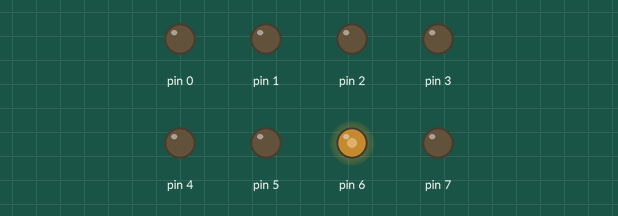
The sketch below on a simulated Arduino Uno, built with avr-gcc and run on an emulated ATmega328P. On the bench: output pins drawn as LEDs (lit = HIGH). At 1.5 s the program stops and its outputs stay as they are.

Above: at 0.1 s.
Timing chart, 0 to 1.6 s (numbered marks = the images above):
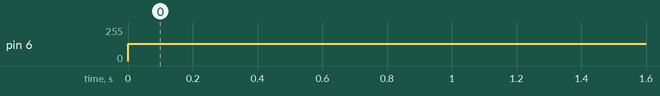

The sketch:

pwm.ino
```cpp
#include <avr/io.h>
#include <util/delay.h>
#define F_CPU 16000000UL

int main(void)
{
  DDRD = 255;
  int i;

  TCCR0A |= (1<<COM0A0)|(0<<WGM02)|(0<<WGM01)|(0<<WGM00);// com is used to change that the output toggles on match and the wgm pins are used to set the mode of pwm(normal over here)
  TCCR0B |= (0<<CS02)|(0<<CS01)|(1<<CS00);   //to set the prescaling factor for the tcnt0 clock

  while (1)
  {
    TCNT0 =0;
    for(i=0;i<255;i+10)  //increase the comparing value in steps of 10 to increase the brightness slowly
    {
      OCR0A = i;       //to set the comparing value
      _delay_ms(500);  //to stop after
    }
  }
}
```

Measured:
- by itself, pin 6: 0/255 → 128/255 at 0.00 s
